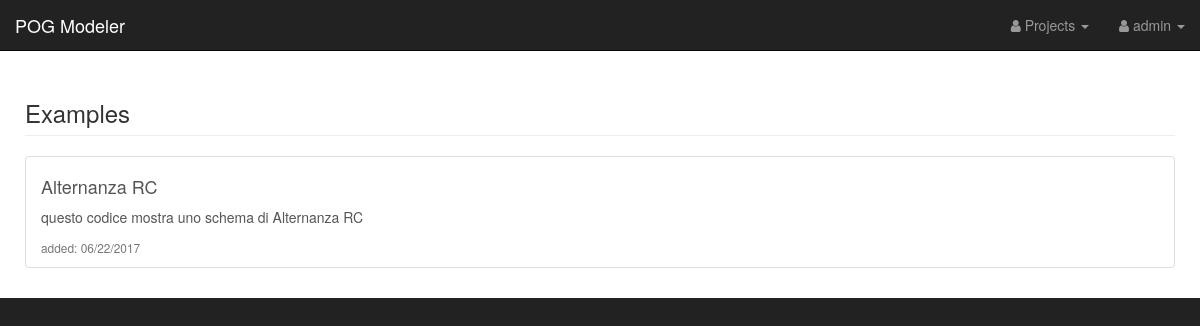
Page /projects/examples/ (signed in) on the earlier database version.
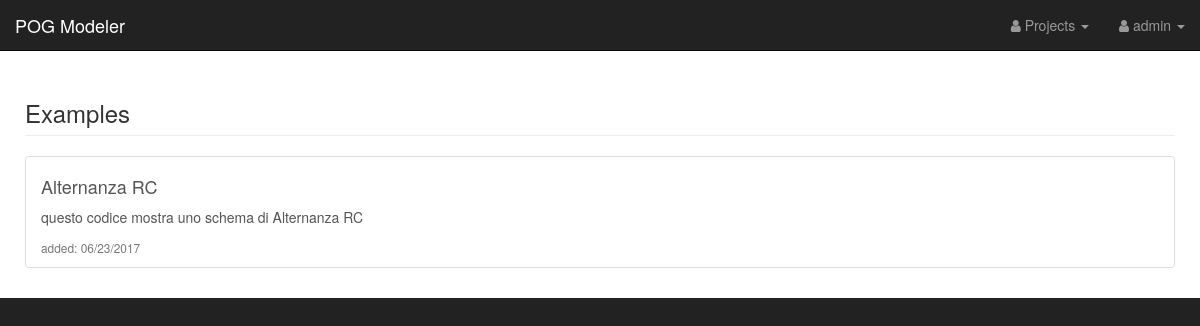
Same page on the later database version.
### AWD_Zanasi/models.py (models this page shows, shortened)
class Project(models.Model):
    name = models.CharField(max_length=200, default='project', help_text='Project name')
    user = models.ForeignKey(settings.AUTH_USER_MODEL, default='admin')
    matlab_file = models.FileField(upload_to=matlab_file_path, help_text="Matlab POG code file")
    proj_desc = models.CharField(max_length=400, blank=True, null=True, help_text="Project description")
    launch_date = models.DateTimeField(verbose_name='Launch Date', blank=True,
                                       null=True, help_text='Project last execution date')
    is_example = models.BooleanField(default=False,
                                     help_text='Used only by an Admin user to mark a project as an example for users.')

### AWD_Zanasi/views.py (the view)
# urls.py: url(r'^projects/examples/$', views.examples, name='examples'),
@login_required
def examples(request):
    projects = Project.objects.filter(is_example=True)
    return render(request, 'AWD_Zanasi/examples.html', {'projects': projects})

### AWD_Zanasi/templates/AWD_Zanasi/examples.html (shortened to what this page needs)
{% extends "AWD_Zanasi/base.html" %}
{% block container %}
    <div class="container-fluid">
        <div class="row">
            <div class="col-lg-12">
                <h3 class="page-header">
                    Examples
                </h3>
            </div>
        </div>
        <div class="list-group">
            {% for project in projects %}
                <a class="list-group-item list-group-item-action flex-column align-items-start"
                   href="{% url 'project_results' project.id %}">
                    <div class="d-flex w-100 justify-content-between">
                        <h4 class="mb-1">{{ project.name }}</h4>
                    </div>
                    <p class="mb-1">{{ project.proj_desc }}</p>
                    <small class="text-muted">added: {{ project.launch_date|date:"SHORT_DATE_FORMAT" }}</small>
                </a>
            {% endfor %}
        </div>
    </div>
{% endblock %}

Differences in the rows shown:
changed Project "Alternanza RC": launch_date "06/22/2017" → "06/23/2017"
